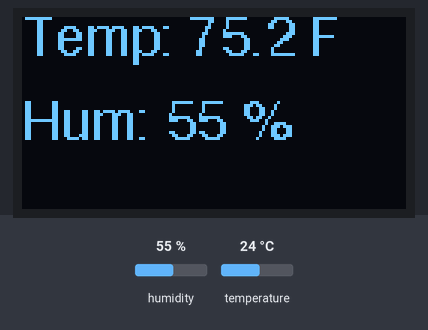
A sketch run on a simulated Arduino Uno, built with avr-gcc and run on an emulated ATmega328P. Parts: 128×64 one-colour display. The test bench sets the inputs (shaded band); at power-on: humidity 55 %, temperature 24 °C. What the sketch prints to the serial monitor is not drawn.

Above: at 3.2 s.
3.3 s: humidity set to 22 %
At 5.1 s:
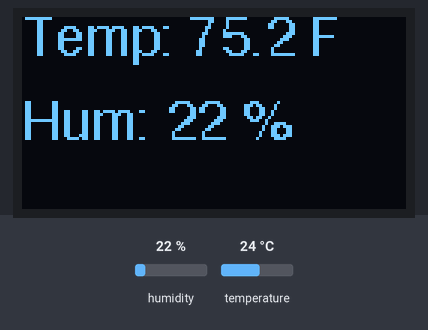
6.0 s: temperature set to 12 °C
At 6.8 s:
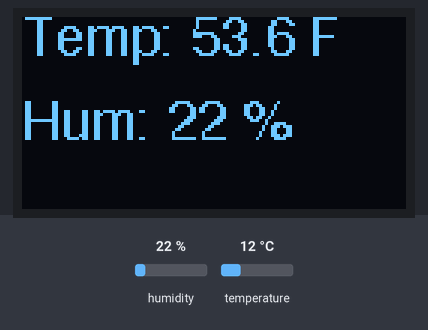
8.7 s: humidity set to 40 %
At 11.4 s:
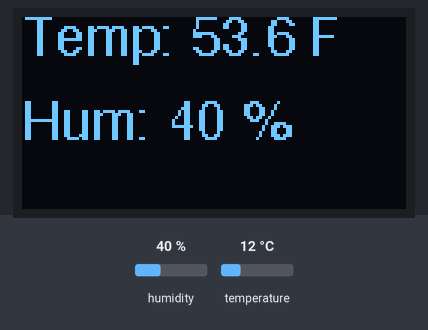
11.7 s: temperature set to 19 °C
At 13.1 s:
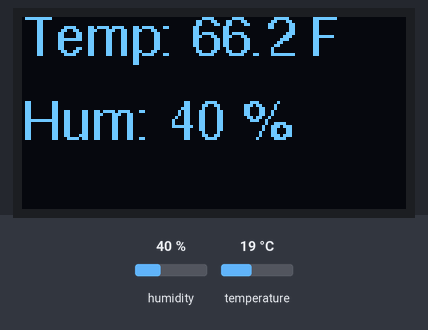
Timing chart, 0 to 14.7 s (numbered marks = the images above; inputs shaded):
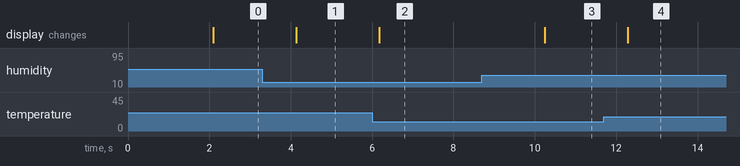

Measured:
- after the input at 3.3 s, the display: changes after 0.83 s (image 1)
- after the input at 6.0 s, the display: changes after 0.17 s (image 2)
- after the input at 8.7 s, the display: changes after 1.5 s (image 3)
- after the input at 11.7 s, the display: changes after 0.58 s (image 4)

The sketch:

nano_gyro_light.ino
```cpp
#include <Wire.h>
#include <Adafruit_GFX.h>
#include <Adafruit_SSD1306.h>
#include "DHT.h"

// Include a custom font
#include <Fonts/FreeSans9pt7b.h>

// -------------------- Pin Definitions --------------------
#define DHTPIN 14       // DHT22 DATA pin
#define DHTTYPE DHT22

// -------------------- OLED Setup --------------------
#define SCREEN_WIDTH 128
#define SCREEN_HEIGHT 64
#define OLED_RESET -1
Adafruit_SSD1306 display(SCREEN_WIDTH, SCREEN_HEIGHT, &Wire, OLED_RESET);

DHT dht(DHTPIN, DHTTYPE);

void setup() {
  Serial.begin(115200);
  Wire.begin();          // RP2040 default I2C pins: SDA=4, SCL=5
  dht.begin();

  if(!display.begin(SSD1306_SWITCHCAPVCC, 0x3C)) {
    Serial.println(F("SSD1306 allocation failed"));
    while(1);
  }

  display.clearDisplay();
  display.setFont(&FreeSans9pt7b);  // Use custom font
  display.setTextColor(SSD1306_WHITE);
  display.setCursor(0, 12);
  display.println("DHT22 Init...");
  display.display();
  delay(2000);
}

void loop() {
  float humidity = dht.readHumidity();
  float temperatureF = dht.readTemperature(true); // Fahrenheit

  if (isnan(humidity) || isnan(temperatureF)) {
    Serial.println("Failed to read from DHT sensor!");
    display.clearDisplay();
    display.setCursor(0, 12);
    display.println("Sensor Error");
    display.display();
    delay(2000);
    return;
  }

  Serial.print("Temp: "); Serial.print(temperatureF);
  Serial.print(" °F\tHumidity: "); Serial.println(humidity);

  display.clearDisplay();

  // Display temperature
  display.setCursor(0, 12);
  display.print("Temp: ");
  display.print(temperatureF,1);
  display.println(" F");

  // Display humidity
  display.setCursor(0, 40);
  display.print("Hum: ");
  display.print(humidity,0);
  display.println(" %");

  display.display();
  delay(2000);
}
```
